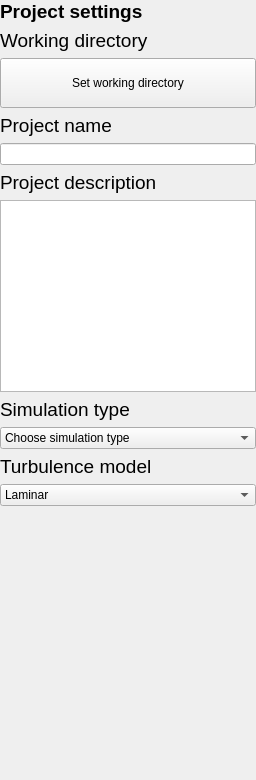
     <widget class="QWidget" name="page">
      <layout class="QGridLayout" name="gridLayout_2">
       <property name="leftMargin">
        <number>0</number>
       </property>
       <property name="topMargin">
        <number>0</number>
       </property>
       <property name="rightMargin">
        <number>0</number>
       </property>
       <property name="bottomMargin">
        <number>0</number>
       </property>
       <item row="0" column="0">
        <layout class="QVBoxLayout" name="verticalLayout_2">
         <item>
          <widget class="QLabel" name="ProjPageLabel">
           <property name="font">
            <font>
             <pointsize>14</pointsize>
            </font>
           </property>
           <property name="text">
            <string>&lt;html&gt;&lt;head/&gt;&lt;body&gt;&lt;p&gt;&lt;span style=&quot; font-size:14pt; font-weight:600;&quot;&gt;Project settings&lt;/span&gt;&lt;/p&gt;&lt;/body&gt;&lt;/html&gt;</string>
           </property>
          </widget>
         </item>
         <item>
          <widget class="QLabel" name="WorkDirLabel">
           <property name="font">
            <font>
             <pointsize>14</pointsize>
            </font>
           </property>
           <property name="focusPolicy">
            <enum>Qt::ClickFocus</enum>
           </property>
           <property name="text">
            <string>&lt;html&gt;&lt;head/&gt;&lt;body&gt;&lt;p&gt;Working directory&lt;/p&gt;&lt;/body&gt;&lt;/html&gt;</string>
           </property>
          </widget>
         </item>
         <item>
          <widget class="QPushButton" name="WorkDirBut">
           <property name="text">
            <string>
Set working directory
</string>
           </property>
          </widget>
         </item>
         <item>
          <widget class="QLabel" name="ProjNameLabel">
           <property name="font">
            <font>
             <pointsize>14</pointsize>
            </font>
           </property>
           <property name="text">
            <string>&lt;html&gt;&lt;head/&gt;&lt;body&gt;&lt;p&gt;Project name&lt;/p&gt;&lt;/body&gt;&lt;/html&gt;</string>
           </property>
          </widget>
         </item>
         <item>
          <widget class="QLineEdit" name="lineEdit"/>
         </item>
         <item>
          <widget class="QLabel" name="ProjDescLabel">
           <property name="font">
            <font>
             <pointsize>14</pointsize>
            </font>
           </property>
           <property name="text">
            <string>&lt;html&gt;&lt;head/&gt;&lt;body&gt;&lt;p&gt;Project description&lt;/p&gt;&lt;/body&gt;&lt;/html&gt;</string>
           </property>
          </widget>
         </item>
         <item>
          <widget class="QPlainTextEdit" name="ProjDescTEdit">
           <property name="font">
            <font>
             <pointsize>14</pointsize>
            </font>
           </property>
           <property name="tabChangesFocus">
            <bool>true</bool>
           </property>
          </widget>
         </item>
         <item>
          <widget class="QLabel" name="SimTypeLabel">
           <property name="font">
            <font>
             <pointsize>14</pointsize>
            </font>
           </property>
           <property name="text">
            <string>&lt;html&gt;&lt;head/&gt;&lt;body&gt;&lt;p&gt;Simulation type&lt;/p&gt;&lt;/body&gt;&lt;/html&gt;</string>
           </property>
          </widget>
         </item>
         <item>
          <widget class="QComboBox" name="ProjSimType">
           <item>
            <property name="text">
             <string>Choose simulation type</string>
            </property>
           </item>
           <item>
            <property name="text">
             <string>CFD to resolve SW (Using SW results)</string>
            </property>
           </item>
           <item>
            <property name="text">
             <string>CFD to resolve SW (Using sim library)</string>
            </property>
           </item>
           <item>
            <property name="text">
             <string>CFD using bathymetry data</string>
            </property>
           </item>
           <item>
            <property name="text">
             <string>CFD of wave flume</string>
            </property>
           </item>
           <item>
            <property name="text">
             <string>CFD using STL file</string>
            </property>
           </item>
           <item>
            <property name="text">
             <string>CFD using maps</string>
            </property>
           </item>
           <item>
            <property name="text">
             <string>CFD using Surrogate solver</string>
            </property>
           </item>
          </widget>
         </item>
         <item>
          <widget class="QLabel" name="TurbTypeLabel">
           <property name="font">
            <font>
             <pointsize>14</pointsize>
            </font>
           </property>
           <property name="text">
            <string>&lt;html&gt;&lt;head/&gt;&lt;body&gt;&lt;p&gt;Turbulence model&lt;/p&gt;&lt;/body&gt;&lt;/html&gt;</string>
           </property>
          </widget>
         </item>
         <item>
          <widget class="QComboBox" name="ProjTurbType">
           <item>
            <property name="text">
             <string>Laminar</string>
            </property>
           </item>
           <item>
            <property name="text">
             <string>k-Epsilon</string>
            </property>
           </item>
           <item>
            <property name="text">
             <string>k-Omega</string>
            </property>
           </item>
           <item>
            <property name="text">
             <string>k-Omega SST</string>
            </property>
           </item>
          </widget>
         </item>
         <item>
          <spacer name="verticalSpacer">
           <property name="orientation">
            <enum>Qt::Vertical</enum>
           </property>
           <property name="sizeHint" stdset="0">
            <size>
             <width>20</width>
             <height>274</height>
            </size>
           </property>
          </spacer>
         </item>
        </layout>
       </item>
      </layout>
     </widget>
